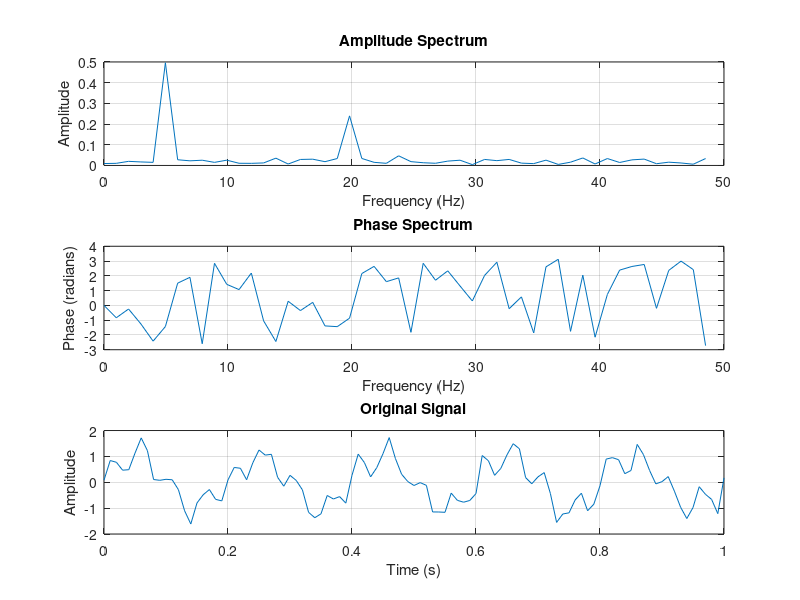

MATLAB code to generate this figure:
% Generate a Signal with Two Sine Waves and Noise
Fs = 100;                  % Sampling frequency (Hz)
t = 0:1/Fs:1;              % Time vector for 1 second
signal = sin(2 * pi * 5 * t) + 0.5 * sin(2 * pi * 20 * t) + 0.2 * randn(size(t)); 

% Compute FFT and Amplitude/Phase Spectra
N = length(signal);        
signal_fft = fft(signal);
f = (0:N-1) * (Fs / N);    % Frequency vector
signal_fft_mag = abs(signal_fft / N);  
signal_fft_phase = angle(signal_fft);

% Plot Amplitude Spectrum
figure;
subplot(3, 1, 1);
plot(f(1:N/2), signal_fft_mag(1:N/2));
title('Amplitude Spectrum');
xlabel('Frequency (Hz)');
ylabel('Amplitude');
grid on;

% Plot Phase Spectrum
subplot(3, 1, 2);
plot(f(1:N/2), signal_fft_phase(1:N/2));
title('Phase Spectrum');
xlabel('Frequency (Hz)');
ylabel('Phase (radians)');
grid on;

% Plot Original Signal in Time Domain
subplot(3, 1, 3);
plot(t, signal);
title('Original Signal');
xlabel('Time (s)');
ylabel('Amplitude');
grid on;
